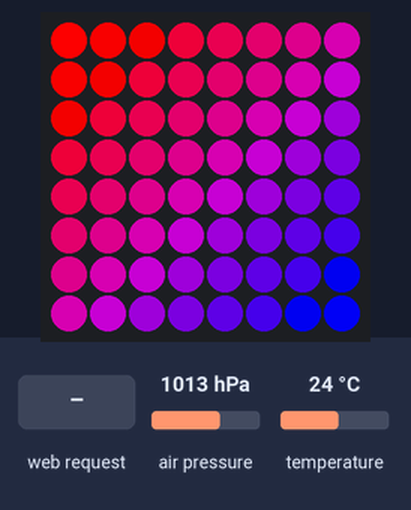
This program was run on a simulated Raspberry Pi (BCM pin numbers) with a Sense HAT. On the bench: the Sense HAT's 8×8 RGB LED matrix. The inputs (shaded band) are chosen by the test bench; at power-on: air pressure 1013 hPa, temperature 24 °C. The clock reads 2024-03-15 10:24:30 at power-on unless the program sets it; what the program prints to the terminal is not drawn.

Above: at 1.2 s.

The program:

server_bun.py
```python
# from wireless import Wireless
# wireless = Wireless()
# wireless.connect(ssid='ssid', password='password')

from http.server import BaseHTTPRequestHandler, HTTPServer
import logging
import serial
from sense_hat import SenseHat

ser = serial.Serial('/dev/motoare', 9600 , timeout = 1)
ser1 = serial.Serial('/dev/Senzori' , 9600 , timeout =1)
#ser1 = serial.Serial('/dev/ttyUSB0' , 9600 , timeout =1)

sense = SenseHat()
b = [255 , 255 , 255]

v = [0 , 255 , 0]
r = [255 , 0 , 0]
def afisare_senseHat(verde):
    afiseaza = [
        verde , verde , verde, verde , verde , verde , verde , verde ,
        verde , verde , verde, verde , verde , verde , verde , verde ,
        verde , verde , verde, verde , verde , verde , verde , verde ,
        verde , verde , verde, verde , verde , verde , verde , verde ,
        verde , verde , verde, verde , verde , verde , verde , verde ,
        verde , verde , verde, verde , verde , verde , verde , verde ,
        verde , verde , verde, verde , verde , verde , verde , verde ,
        verde , verde , verde, verde , verde , verde , verde , verde
    ]
    sense.set_pixels(afiseaza)

def bimbimbambam():
    bum = [[255 - (idx // 8 + idx % 8) * 16, 0, (idx // 8 + idx % 8) * 16] for idx in range(64)]
    sense.set_pixels(bum)

bimbimbambam()

class Server(BaseHTTPRequestHandler):
    def _set_response(self):

        self.send_response(200)
        self.send_header('Content-type', 'text/html')
        self.send_header('Access-Control-Allow-Origin','*')

        self.end_headers()

    def do_GET(self):
        global sense

        if str(self.path) == "/move/centru":
            ser.write("Centru\n".encode('utf-8'))
            print("Centru")
        if str(self.path) == "/move/stop":
            ser.write("Stop\n".encode('utf-8'))
            print("Stop")
        if str(self.path) == "/move/fata":
            ser.write("Fata\n".encode('utf-8'))
            print("Fata")
        if str(self.path) == "/move/spate":
            ser.write("Spate\n".encode('utf-8'))
            print("Spate")
        if str(self.path) == "/move/stanga":
            ser.write("Stanga\n".encode('utf-8'))
            print("Stanga")
        if str(self.path) == "/move/dreapta":
            ser.write("Dreapta\n".encode('utf-8'))
            print("Dreapta")

        if str(self.path) == "/move/fatatesla":
            ser.write("FataTesla\n".encode('utf-8'))
            print("FataTesla")

        if str(self.path) == "/move/spatetesla":
            ser.write("SpateTesla\n".encode('utf-8'))
            print("SpateTesla")

        if str(self.path) == "/gheara/open":
            ser1.write("Open\n".encode('utf-8'))
            print("Open")

        if str(self.path) == "/gheara/close":
            ser1.write("Close\n".encode('utf-8'))
            print("Close")
        if str(self.path) == "/move/dealfata":
            ser.write("UDF\n".encode('utf-8'))
            print("UDF")
        if str(self.path) == "/move/dealspate":
            ser.write("UDS\n".encode('utf-8'))
            print("UDS")

        # dau cu str() ca am eu paranoia
        line = str(ser1.readline().decode("utf-8"))
        pressure = round(sense.get_pressure(), 5)
        temp = round(sense.get_temperature(), 5)
        #compass = sense.get_compass_raw()
        #print("oki")

        #mag = round( math.sqrt( compass["x"]*compass["x"] + compass["y"]*compass["y"] + compass["z"]*compass["z"]) , 6 )
        #print(line, end = ' ')
        #print(pressure, end = ' ')
        #print(temp, end = ' ')
        #print(mag)

        #print(line)
        #words = line.split()
        #distance = (float)(words[2])
        #mq135 = (int)(words[5])
        #mq8 = (int)(words[8])

        line += " temperature = {} pressure = {} \n".format(temp, pressure)

        self._set_response()
        self.wfile.write(("GET request for {} | " + str(line)).format(self.path).encode('utf-8'))

def run(server_class=HTTPServer, handler_class=Server, port=8080):


    server_address = ('', port)
    httpd = server_class(server_address, handler_class)
    logging.info('Starting httpd...\n')
    try:
        #afisare_senseHat([0, 0, 255]) # doamne ajuta cu albastrul ala
        bimbimbambam()
        httpd.serve_forever()
    except KeyboardInterrupt:
        pass
    httpd.server_close()
    logging.info('Stopping httpd...\n')

if __name__ == '__main__':
    from sys import argv

    if len(argv) == 2:
        run(port=int(argv[1]))
    else:
	# nu se ajunge aici de obicei
        run()
        #afisare_senseHat([0, 0, 255])
```
